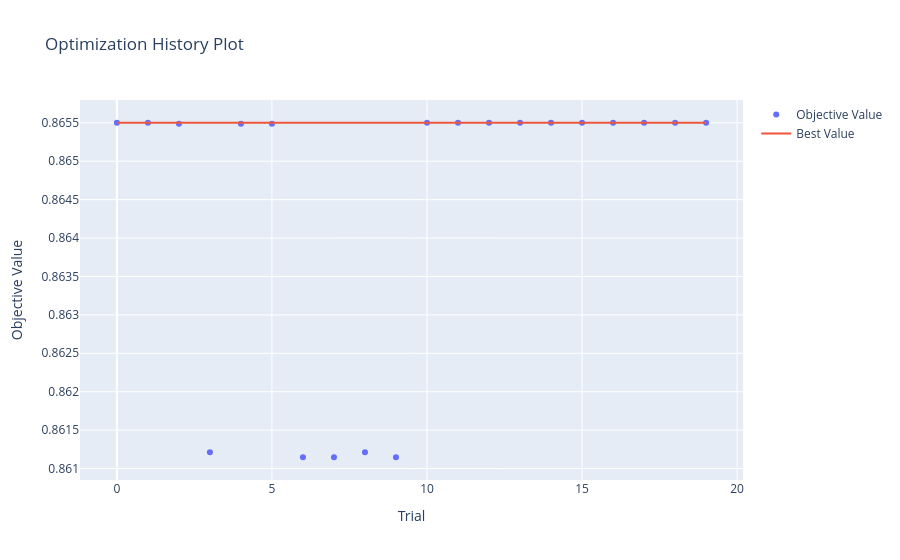

The cell this chart's notebook holds for it:
### Code cell
optuna.visualization.plot_optimization_history(study)

### Figure 1 — Plotly figure (JSON) as saved in the notebook; plotly's stock layout.template omitted (floating-point values rounded to 4 significant figures)
{"data": [{"mode": "markers", "name": "Objective Value", "type": "scatter", "x": [0, 1, 2, 3, 4, 5, 6, 7, 8, 9, 10, 11, 12, 13, 14, 15, 16, 17, 18, 19], "y": [0.8655, 0.8655, 0.8655, 0.8612, 0.8655, 0.8655, 0.8611, 0.8611, 0.8612, 0.8611, 0.8655, 0.8655, 0.8655, 0.8655, 0.8655, 0.8655, 0.8655, 0.8655, 0.8655, 0.8655]}, {"mode": "lines", "name": "Best Value", "type": "scatter", "x": [0, 1, 2, 3, 4, 5, 6, 7, 8, 9, 10, 11, 12, 13, 14, 15, 16, 17, 18, 19], "y": [0.8655, 0.8655, 0.8655, 0.8655, 0.8655, 0.8655, 0.8655, 0.8655, 0.8655, 0.8655, 0.8655, 0.8655, 0.8655, 0.8655, 0.8655, 0.8655, 0.8655, 0.8655, 0.8655, 0.8655]}, {"marker": {"color": "#cccccc"}, "mode": "markers", "name": "Infeasible Trial", "showlegend": false, "type": "scatter", "x": [], "y": []}], "layout": {"title": {"text": "Optimization History Plot"}, "xaxis": {"title": {"text": "Trial"}}, "yaxis": {"title": {"text": "Objective Value"}}}}
